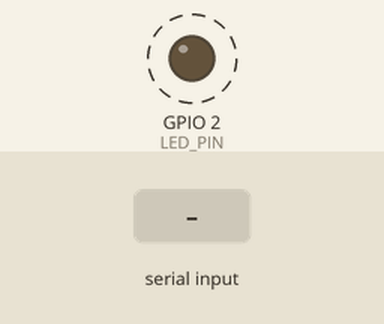
This sketch was run on a simulated ESP32. Shown: output pins drawn as LEDs (lit = HIGH). Dashed ring = blinking. Inputs (shaded band) come from the test bench. Nothing arrives over Bluetooth unless stated; what the sketch prints to the serial monitor is not drawn.

Above: at 1.7 s.
1.8 s: "status\n" received over Serial
4.8 s: "1\n" received over Serial
Timing chart, 0 to 13.4 s (numbered marks = the images above; inputs shaded):
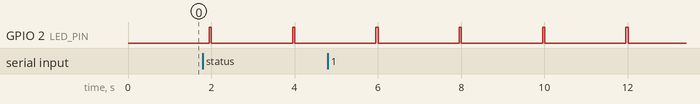

The sketch:

smartattend_beacon.ino
```cpp
/*
 * SmartAttend AI — ESP32 BLE Proximity Beacon
 * ═════════════════════════════════════════════
 * Broadcasts a BLE advertising packet that Flutter's flutter_blue_plus
 * can detect for proximity-based attendance verification.
 *
 * Configuration: edit the #define constants below.
 * Upload via Arduino IDE with "ESP32 Dev Module" board selected.
 *
 * Required library: ESP32 BLE Arduino (bundled with esp32 board package)
 *
 * Hardware: ESP32 DevKit v1 (or any ESP32 module)
 * LED_PIN: GPIO2 (built-in LED on most DevKit boards)
 */

#include <BLEDevice.h>
#include <BLEServer.h>
#include <BLEUtils.h>
#include <BLEAdvertising.h>
#include <BLEBeacon.h>
#include <esp_sleep.h>

// ─────────────────────────────────────────────────────────────────────────────
// CONFIGURATION — Edit these values for each room deployment
// ─────────────────────────────────────────────────────────────────────────────

// Device name prefix MUST start with "SMARTATTEND_"
// Flutter filters by this prefix to identify SmartAttend beacons
#define ROOM_NAME         "ROOM101"
#define DEVICE_NAME       "SMARTATTEND_" ROOM_NAME

// Unique UUID per beacon/room (generate at https://www.uuidgenerator.net/)
#define BEACON_UUID       "12345678-1234-1234-1234-123456789ABC"

// Major / Minor values (optional — can encode building/floor info)
#define BEACON_MAJOR      0x0001
#define BEACON_MINOR      0x0001

// TX Power: calibrated measured RSSI at 1 metre
// -59 dBm is typical. Increase for wider range, decrease for tighter proximity.
#define TX_POWER          -59

// RSSI threshold hint stored in beacon metadata
// Flutter compares scanned RSSI against this value
// -70 dBm means student must be within ~5 metres
#define RSSI_THRESHOLD    -70

// BLE advertising interval (milliseconds)
// Lower = faster detection, higher battery drain
#define ADVERTISE_INTERVAL_MS  100

// LED blink config
#define LED_PIN           2      // GPIO2 = built-in LED on most ESP32 DevKit
#define LED_ON_MS         50     // blink duration
#define LED_PERIOD_MS     2000   // blink every N ms

// Deep sleep config (optional power saving — disabled by default)
#define ENABLE_DEEP_SLEEP false
#define AWAKE_SECONDS     30     // advertise for this long before sleeping
#define SLEEP_SECONDS     5      // sleep duration

// ─────────────────────────────────────────────────────────────────────────────
// GLOBALS
// ─────────────────────────────────────────────────────────────────────────────
BLEAdvertising* pAdvertising = nullptr;
unsigned long lastLedBlink   = 0;
unsigned long startTime      = 0;
bool ledState                = false;


// ─────────────────────────────────────────────────────────────────────────────
// Helper: configure iBeacon advertising payload
// ─────────────────────────────────────────────────────────────────────────────
void configureBeaconAdvertising() {
  BLEBeacon beacon;
  beacon.setManufacturerId(0x004C);  // Apple iBeacon manufacturer ID
  beacon.setProximityUUID(BLEUUID(BEACON_UUID));
  beacon.setMajor(BEACON_MAJOR);
  beacon.setMinor(BEACON_MINOR);
  beacon.setSignalPower(TX_POWER);

  BLEAdvertisementData oAdvertisementData;
  oAdvertisementData.setFlags(0x04);  // BR_EDR_NOT_SUPPORTED

  std::string strServiceData = "";
  strServiceData += (char)26;      // Beacon data length
  strServiceData += (char)0xFF;    // Type: Manufacturer Specific
  strServiceData += beacon.getData();
  oAdvertisementData.addData(strServiceData);

  // Scan response includes device name for flutter_blue_plus name filtering
  BLEAdvertisementData oScanResponseData;
  oScanResponseData.setCompleteLocalName(DEVICE_NAME);
  // Embed RSSI threshold hint as service data (0xFEED = SmartAttend custom UUID)
  // Format: 2-byte RSSI threshold as signed int16
  std::string rssiHint = "";
  rssiHint += (char)0x05;          // Length of service data field
  rssiHint += (char)0x16;          // Type: Service Data
  rssiHint += (char)0xED;          // UUID low byte (0xFEED)
  rssiHint += (char)0xFE;          // UUID high byte
  rssiHint += (char)(RSSI_THRESHOLD & 0xFF);
  rssiHint += (char)((RSSI_THRESHOLD >> 8) & 0xFF);
  oScanResponseData.addData(rssiHint);

  pAdvertising->setAdvertisementData(oAdvertisementData);
  pAdvertising->setScanResponseData(oScanResponseData);
}


// ─────────────────────────────────────────────────────────────────────────────
// SETUP
// ─────────────────────────────────────────────────────────────────────────────
void setup() {
  Serial.begin(115200);
  delay(500);
  Serial.println("");
  Serial.println("╔══════════════════════════════════════════╗");
  Serial.println("║       SmartAttend AI — BLE Beacon        ║");
  Serial.println("╠══════════════════════════════════════════╣");
  Serial.print  ("║  Room:     "); Serial.println(ROOM_NAME);
  Serial.print  ("║  Device:   "); Serial.println(DEVICE_NAME);
  Serial.print  ("║  UUID:     "); Serial.println(BEACON_UUID);
  Serial.print  ("║  RSSI Threshold: "); Serial.println(RSSI_THRESHOLD);
  Serial.println("╚══════════════════════════════════════════╝");

  // LED setup
  pinMode(LED_PIN, OUTPUT);
  digitalWrite(LED_PIN, LOW);

  // BLE init
  BLEDevice::init(DEVICE_NAME);
  BLEDevice::setPower(ESP_PWR_LVL_P7);  // Max TX power (+7 dBm)

  pAdvertising = BLEDevice::getAdvertising();
  pAdvertising->setMinInterval(ADVERTISE_INTERVAL_MS * 1.6);  // Units: 0.625ms
  pAdvertising->setMaxInterval(ADVERTISE_INTERVAL_MS * 1.6 + 10);

  configureBeaconAdvertising();
  pAdvertising->start();

  Serial.println("[BLE] ✅ Beacon advertising started.");
  Serial.print("[BLE]    Advertising as: "); Serial.println(DEVICE_NAME);

  startTime = millis();
}


// ─────────────────────────────────────────────────────────────────────────────
// LOOP
// ─────────────────────────────────────────────────────────────────────────────
void loop() {
  unsigned long now = millis();

  // ── LED heartbeat blink ────────────────────────────────────────────────────
  if (now - lastLedBlink >= (unsigned long)(ledState ? LED_ON_MS : (LED_PERIOD_MS - LED_ON_MS))) {
    ledState = !ledState;
    digitalWrite(LED_PIN, ledState ? HIGH : LOW);
    lastLedBlink = now;
  }

  // ── Optional deep-sleep cycle ──────────────────────────────────────────────
  if (ENABLE_DEEP_SLEEP) {
    if (now - startTime >= (unsigned long)(AWAKE_SECONDS * 1000)) {
      Serial.println("[POWER] Going to deep sleep for " + String(SLEEP_SECONDS) + "s...");
      pAdvertising->stop();
      digitalWrite(LED_PIN, LOW);
      esp_sleep_enable_timer_wakeup((uint64_t)SLEEP_SECONDS * 1000000ULL);
      esp_deep_sleep_start();
    }
  }

  // ── Serial command handler ─────────────────────────────────────────────────
  if (Serial.available()) {
    String cmd = Serial.readStringUntil('\n');
    cmd.trim();
    if (cmd == "status") {
      Serial.println("[STATUS] Advertising: " + String(pAdvertising ? "YES" : "NO"));
      Serial.println("[STATUS] Uptime: " + String(millis() / 1000) + "s");
      Serial.println("[STATUS] Room: " + String(ROOM_NAME));
      Serial.println("[STATUS] UUID: " + String(BEACON_UUID));
    } else if (cmd == "restart") {
      Serial.println("[CMD] Restarting...");
      ESP.restart();
    } else {
      Serial.println("[CMD] Unknown. Try: status | restart");
    }
  }

  delay(10);  // Yield to RTOS scheduler
}
```

Measured:
- by itself, GPIO 2 (LED_PIN): alternates HIGH for 0.05 s and LOW for 2.0 s
